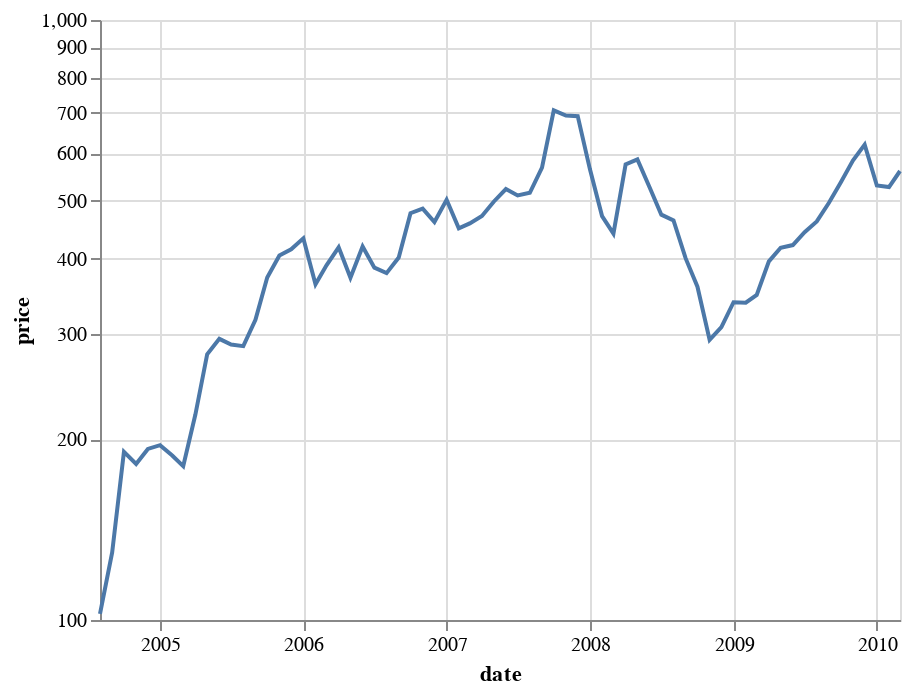

The notebook cell saved with this chart:
### Markdown cell above
### Log scale

### Code cell
alt.Chart(GOOG).mark_line().encode(
    y=alt.Y('price:Q', scale=alt.Scale(type='log')),
    x='date:T',
)

### Figure 1 — Vega-Lite specification as saved in the notebook (floating-point values rounded to 4 significant figures)
{"$schema": "https://vega.github.io/schema/vega-lite/v2.json", "config": {"view": {"height": 300, "width": 400}}, "data": {"values": [{"date": "2004-08-01", "price": 102.4, "symbol": "GOOG"}, {"date": "2004-09-01", "price": 129.6, "symbol": "GOOG"}, {"date": "2004-10-01", "price": 190.6, "symbol": "GOOG"}, {"date": "2004-11-01", "price": 182.0, "symbol": "GOOG"}, {"date": "2004-12-01", "price": 192.8, "symbol": "GOOG"}, {"date": "2005-01-01", "price": 195.6, "symbol": "GOOG"}, {"date": "2005-02-01", "price": 188.0, "symbol": "GOOG"}, {"date": "2005-03-01", "price": 180.5, "symbol": "GOOG"}, {"date": "2005-04-01", "price": 220, "symbol": "GOOG"}, {"date": "2005-05-01", "price": 277.3, "symbol": "GOOG"}, {"date": "2005-06-01", "price": 294.1, "symbol": "GOOG"}, {"date": "2005-07-01", "price": 287.8, "symbol": "GOOG"}, {"date": "2005-08-01", "price": 286, "symbol": "GOOG"}, {"date": "2005-09-01", "price": 316.5, "symbol": "GOOG"}, {"date": "2005-10-01", "price": 372.1, "symbol": "GOOG"}, {"date": "2005-11-01", "price": 404.9, "symbol": "GOOG"}, {"date": "2005-12-01", "price": 414.9, "symbol": "GOOG"}, {"date": "2006-01-01", "price": 432.7, "symbol": "GOOG"}, {"date": "2006-02-01", "price": 362.6, "symbol": "GOOG"}, {"date": "2006-03-01", "price": 390, "symbol": "GOOG"}, {"date": "2006-04-01", "price": 417.9, "symbol": "GOOG"}, {"date": "2006-05-01", "price": 371.8, "symbol": "GOOG"}, {"date": "2006-06-01", "price": 419.3, "symbol": "GOOG"}, {"date": "2006-07-01", "price": 386.6, "symbol": "GOOG"}, {"date": "2006-08-01", "price": 378.5, "symbol": "GOOG"}, {"date": "2006-09-01", "price": 401.9, "symbol": "GOOG"}, {"date": "2006-10-01", "price": 476.4, "symbol": "GOOG"}, {"date": "2006-11-01", "price": 484.8, "symbol": "GOOG"}, {"date": "2006-12-01", "price": 460.5, "symbol": "GOOG"}, {"date": "2007-01-01", "price": 501.5, "symbol": "GOOG"}, {"date": "2007-02-01", "price": 449.4, "symbol": "GOOG"}, {"date": "2007-03-01", "price": 458.2, "symbol": "GOOG"}, {"date": "2007-04-01", "price": 471.4, "symbol": "GOOG"}, {"date": "2007-05-01", "price": 497.9, "symbol": "GOOG"}, {"date": "2007-06-01", "price": 522.7, "symbol": "GOOG"}, {"date": "2007-07-01", "price": 510, "symbol": "GOOG"}, {"date": "2007-08-01", "price": 515.2, "symbol": "GOOG"}, {"date": "2007-09-01", "price": 567.3, "symbol": "GOOG"}, {"date": "2007-10-01", "price": 707, "symbol": "GOOG"}, {"date": "2007-11-01", "price": 693, "symbol": "GOOG"}, {"date": "2007-12-01", "price": 691.5, "symbol": "GOOG"}, {"date": "2008-01-01", "price": 564.3, "symbol": "GOOG"}, {"date": "2008-02-01", "price": 471.2, "symbol": "GOOG"}, {"date": "2008-03-01", "price": 440.5, "symbol": "GOOG"}, {"date": "2008-04-01", "price": 574.3, "symbol": "GOOG"}, {"date": "2008-05-01", "price": 585.8, "symbol": "GOOG"}, {"date": "2008-06-01", "price": 526.4, "symbol": "GOOG"}, {"date": "2008-07-01", "price": 473.8, "symbol": "GOOG"}, {"date": "2008-08-01", "price": 463.3, "symbol": "GOOG"}, {"date": "2008-09-01", "price": 400.5, "symbol": "GOOG"}, {"date": "2008-10-01", "price": 359.4, "symbol": "GOOG"}, {"date": "2008-11-01", "price": 293.0, "symbol": "GOOG"}, {"date": "2008-12-01", "price": 307.6, "symbol": "GOOG"}, {"date": "2009-01-01", "price": 338.5, "symbol": "GOOG"}, {"date": "2009-02-01", "price": 338.0, "symbol": "GOOG"}, {"date": "2009-03-01", "price": 348.1, "symbol": "GOOG"}, {"date": "2009-04-01", "price": 396.0, "symbol": "GOOG"}, {"date": "2009-05-01", "price": 417.2, "symbol": "GOOG"}, {"date": "2009-06-01", "price": 421.6, "symbol": "GOOG"}, {"date": "2009-07-01", "price": 443.1, "symbol": "GOOG"}, {"date": "2009-08-01", "price": 461.7, "symbol": "GOOG"}, {"date": "2009-09-01", "price": 495.9, "symbol": "GOOG"}, {"date": "2009-10-01", "price": 536.1, "symbol": "GOOG"}, {"date": "2009-11-01", "price": 583, "symbol": "GOOG"}, {"date": "2009-12-01", "price": 620.0, "symbol": "GOOG"}, {"date": "2010-01-01", "price": 529.9, "symbol": "GOOG"}, {"date": "2010-02-01", "price": 526.8, "symbol": "GOOG"}, {"date": "2010-03-01", "price": 560.2, "symbol": "GOOG"}]}, "encoding": {"x": {"field": "date", "type": "temporal"}, "y": {"field": "price", "scale": {"type": "log"}, "type": "quantitative"}}, "mark": "line"}
